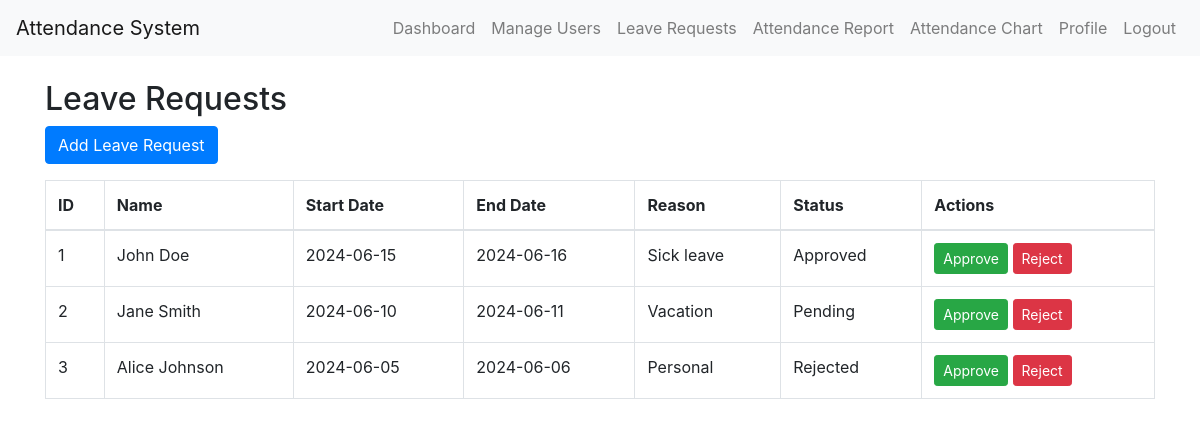
Page /leave_requests (signed in) on the committed database.
### tables this page shows
CREATE TABLE leave_requests (
                id INTEGER PRIMARY KEY AUTOINCREMENT,
                user_id INTEGER NOT NULL,
                start_date TEXT NOT NULL,
                end_date TEXT NOT NULL,
                reason TEXT NOT NULL,
                status TEXT NOT NULL,
                FOREIGN KEY(user_id) REFERENCES users(id)
            );

CREATE TABLE users (
                id INTEGER PRIMARY KEY AUTOINCREMENT,
                rfid TEXT NOT NULL,
                name TEXT NOT NULL,
                email TEXT NOT NULL,
                password TEXT NOT NULL,
                role TEXT NOT NULL,
                department TEXT NOT NULL,
                profile_picture TEXT,
                contact_details TEXT,
                job_title TEXT
            );

### app.py (the view)
@app.route('/leave_requests')
def leave_requests():
    if 'user_id' not in session:
        return redirect(url_for('index'))
    with get_db_connection() as conn:
        cursor = conn.cursor()
        if session['user_role'] == 'admin':
            cursor.execute("SELECT leave_requests.id, users.name, leave_requests.start_date, leave_requests.end_date, leave_requests.reason, leave_requests.status FROM leave_requests JOIN users ON leave_requests.user_id = users.id")
        else:
            cursor.execute("SELECT * FROM leave_requests WHERE user_id = ?", (session['user_id'],))
        requests = cursor.fetchall()
    return render_template('leave_requests.html', requests=requests)

### app.py (called while the page is built)
@contextmanager
def get_db_connection():
    conn = sqlite3.connect('attendance.db', timeout=10)
    try:
        yield conn
    finally:
        conn.close()

### templates/leave_requests.html (shortened to what this page needs)
<!doctype html>
<html lang="en">
<head>
    <link rel="stylesheet" href="https://stackpath.bootstrapcdn.com/bootstrap/4.5.2/css/bootstrap.min.css">
</head>
<body>
    <nav class="navbar navbar-expand-lg navbar-light bg-light">
        <a class="navbar-brand" href="#">Attendance System</a>
        <div class="collapse navbar-collapse" id="navbarNav">
            <ul class="navbar-nav ml-auto">
                <li class="nav-item"><a class="nav-link" href="{{ url_for('dashboard') }}">Dashboard</a></li>
                <li class="nav-item"><a class="nav-link" href="{{ url_for('manage_users') }}">Manage Users</a></li>
                <li class="nav-item"><a class="nav-link" href="{{ url_for('leave_requests') }}">Leave Requests</a></li>
                <li class="nav-item"><a class="nav-link" href="{{ url_for('attendance_report') }}">Attendance Report</a></li>
                <li class="nav-item"><a class="nav-link" href="{{ url_for('attendance_chart') }}">Attendance Chart</a></li>
                <li class="nav-item"><a class="nav-link" href="{{ url_for('profile') }}">Profile</a></li>
                <li class="nav-item"><a class="nav-link" href="{{ url_for('logout') }}">Logout</a></li>
            </ul>
        </div>
    </nav>
    <div class="container mt-4">
        <h2>Leave Requests</h2>
        <a href="{{ url_for('add_leave') }}" class="btn btn-primary mb-3">Add Leave Request</a>
        <table class="table table-bordered">
            <thead>
                <tr>
                    <th>ID</th>
                    <th>Name</th>
                    <th>Start Date</th>
                    <th>End Date</th>
                    <th>Reason</th>
                    <th>Status</th>
                    <th>Actions</th>
                </tr>
            </thead>
            <tbody>
                {% for request in requests %}
                <tr>
                    <td>{{ request[0] }}</td>
                    <td>{{ request[1] }}</td>
                    <td>{{ request[2] }}</td>
                    <td>{{ request[3] }}</td>
                    <td>{{ request[4] }}</td>
                    <td>{{ request[5] }}</td>
                    <td>
                        {% if session.user_role == 'admin' %}
                        <a href="{{ url_for('approve_leave', id=request[0]) }}" class="btn btn-success btn-sm">Approve</a>
                        <a href="{{ url_for('reject_leave', id=request[0]) }}" class="btn btn-danger btn-sm">Reject</a>
                        {% endif %}
                    </td>
                </tr>
                {% endfor %}
            </tbody>
        </table>
    </div>
</body>
</html>

### rows in the picture
leave_requests: id "1", name "John Doe", start_date "2024-06-15", end_date "2024-06-16", reason "Sick leave", status "Approved"
leave_requests: id "2", name "Jane Smith", start_date "2024-06-10", end_date "2024-06-11", reason "Vacation", status "Pending"
leave_requests: id "3", name "Alice Johnson", start_date "2024-06-05", end_date "2024-06-06", reason "Personal", status "Rejected"
